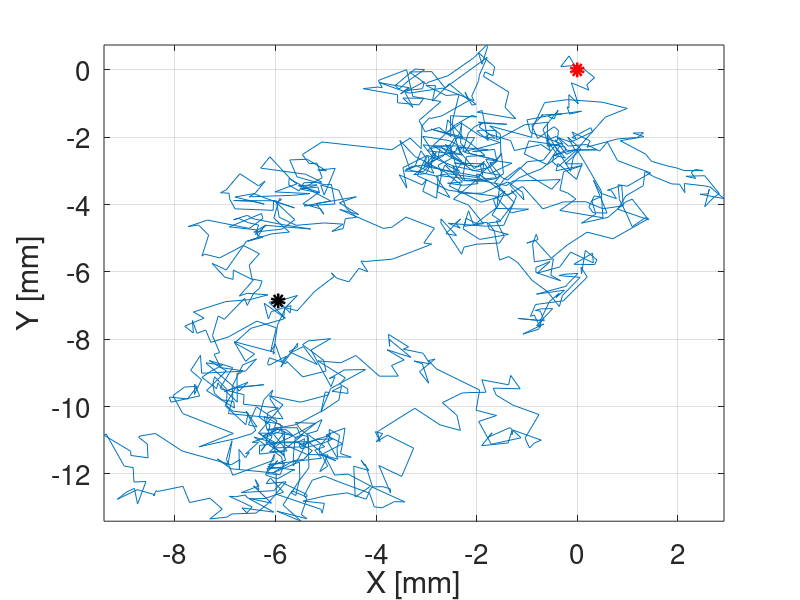
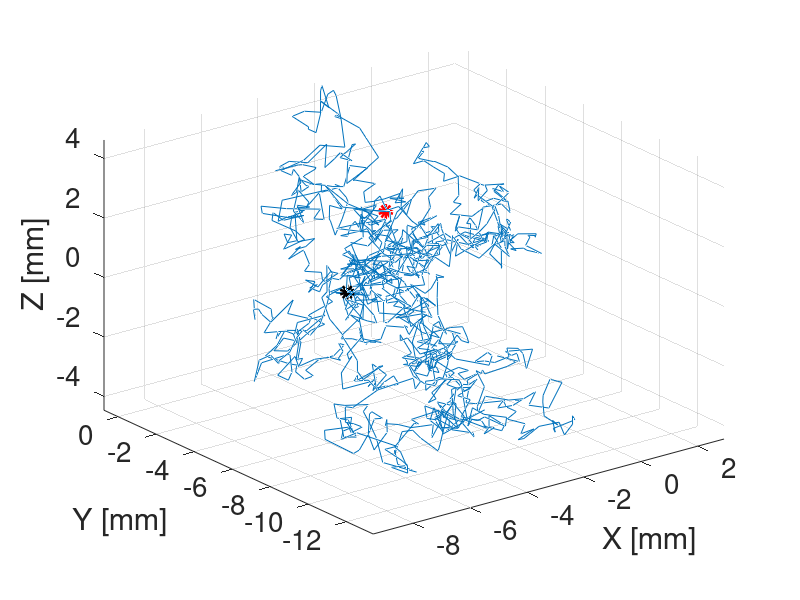

The MATLAB source for these figures, in order:
function CH3_example_2

dt=0.1;
finaltime=10*60;  % 10 minutes
D=0.1;         % 10^{-4} mm^2 sec^{-1}
numberofrealisations=1;

n=finaltime/dt;
X=zeros(numberofrealisations,n);
Y=zeros(numberofrealisations,n);
Z=zeros(numberofrealisations,n);

for i=1:numberofrealisations
    dX = sqrt(2*D*dt)*randn(1,n);
    dY = sqrt(2*D*dt)*randn(1,n);
    dZ = sqrt(2*D*dt)*randn(1,n);
    X(i,:) = cumsum(dX(1,:));
    Y(i,:) = cumsum(dY(1,:));
    Z(i,:) = cumsum(dZ(1,:));
end

% need to downsample for readability
Xplot(:,:)=X(:,5:5:n);
Yplot(:,:)=Y(:,5:5:n);
Zplot(:,:)=Z(:,5:5:n);


%% Plotting
figure;
for j = 1:numberofrealisations
    plot([0,Xplot(j,:)],[0,Yplot(j,:)]);
    hold on;
    plot([X(j,n)],[Y(j,n)],'ko','Linewidth',5);
    plot(0,0,'ro','Linewidth',5);
end
xlabel('X [mm]');
ylabel('Y [mm]');
axis tight
set(gca,'Fontsize',20);
grid on;

figure;
for j = 1:min(1,numberofrealisations)
    plot3([0,Xplot(j,:)],[0,Yplot(j,:)],[0,Zplot(j,:)])
    hold on;
    plot3([X(j,n)],[Y(j,n)],[Z(j,n)],'ko','Linewidth',5);
    plot3(0,0,0,'ro','Linewidth',5);
end
xlabel('X [mm]');
ylabel('Y [mm]');
zlabel('Z [mm]');
axis tight
set(gca,'Fontsize',20);
grid on;

